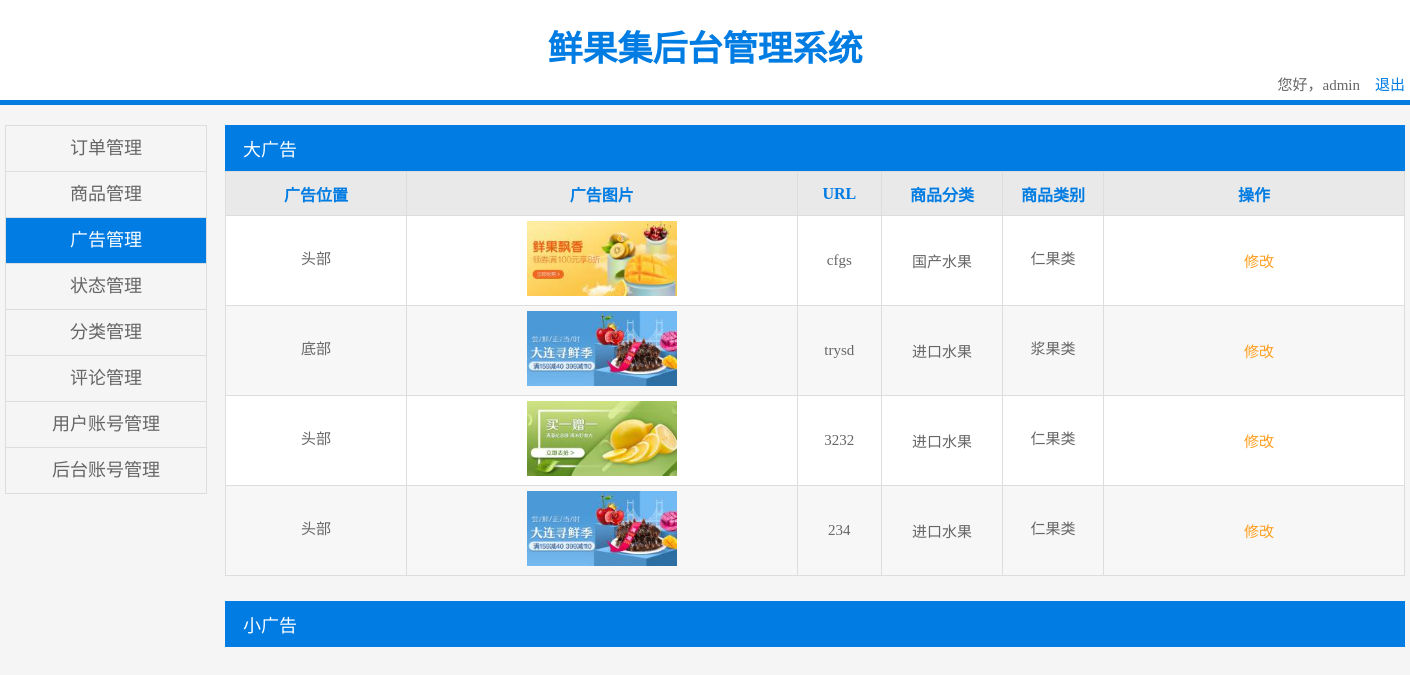
The page /admin/adv.php (signed in) on the database its author committed.
### tables this page shows
CREATE TABLE `advert` (
  `id` int(10) unsigned NOT NULL AUTO_INCREMENT,
  `img` varchar(100) NOT NULL,
  `url` varchar(100) NOT NULL,
  `pos` tinyint(4) NOT NULL,
  `class_id` int(11) NOT NULL,
  `brand_id` int(11) NOT NULL,
  `title` varchar(50) NOT NULL,
  PRIMARY KEY (`id`)
);

CREATE TABLE `class` (
  `id` int(10) unsigned NOT NULL AUTO_INCREMENT,
  `name` varchar(50) NOT NULL,
  PRIMARY KEY (`id`)
);

CREATE TABLE `brand` (
  `id` int(10) unsigned NOT NULL AUTO_INCREMENT,
  `name` varchar(50) NOT NULL,
  `class_id` int(11) NOT NULL,
  PRIMARY KEY (`id`)
);

### admin/adv.php (the view, shortened to what this page needs)
<?php
    $sql = "select advert.*, class.name cname, brand.name bname from advert, class, brand where advert.class_id=class.id and advert.brand_id=brand.id";
    $rst = mysql_query($sql);
?>
<!DOCTYPE html>
<html lang="en">
<head>
    <link href="css/public.css" type="text/css" rel="stylesheet" />
    <link href="css/adv.css" type="text/css" rel="stylesheet" />
</head>
<body>
    <div class="header">
        <div class="header_size">
            <p class="header_title">鲜果集后台管理系统 </p>
            <span class="header_exit">您好，<?php echo $_SESSION['admin_username']; ?>&nbsp;&nbsp;&nbsp; <a href="./api/logout.php" onclick="return confirm('确认退出系统吗？');">退出</a></span>
        </div>
    </div>
    <div class="content">
        <div class="con_con">
            <ul class="nav">
                <li><a href="indent_m.php">订单管理</a></li>
                <li><a href="product.php">商品管理</a></li>
                <li><a href="adv.php" class="active">广告管理</a></li>
                <li><a href="status.php">状态管理</a></li>
                <li><a href="class.php">分类管理</a></li>
                <li><a href="comment.php">评论管理</a></li>
                <li><a href="business.php">用户账号管理</a></li>
                <li><a href="admin.php">后台账号管理</a></li>
            </ul>
            <div class="right">
                <p class="ptitle" id="big" style="cursor:pointer;">&nbsp;&nbsp;&nbsp;&nbsp;大广告</p>
                <table class="details" style="margin-top:0;margin-bottom:25px;" id="table1">
                    <tr>
                        <th class="name">广告位置</th>
                        <th class="class">广告图片</th>
                        <th class="class">URL</th>
                        <th class="label">商品分类</th>
                        <th class="now">商品类别</th>
                        <th class="opret">操作</th>
                    </tr>
                     <?php while($row=mysql_fetch_assoc($rst)){ ?>
                    <tr>
                        <td class="name"><span><?php echo $row['title']; ?></span></td>
                        <td class="class">
                            <img src="../public/uploads/thumb_<?php echo $row['img']; ?>" style="width:150px;">
                        </td>
                        <td class="class"><?php echo $row['url']; ?></td>
                        <td class="label"><?php echo $row['cname']; ?></td>
                        <td class="now"><span><?php echo $row['bname']; ?></span></td>
                        <td class="opret">
                            <a href="./page/adv/update.php?id=<?php echo $row['id']; ?>">修改</a>
                        </td>
                    </tr>
                     <?php } ?>
                </table>
                <p class="ptitle" style="margin-top:25px;cursor:pointer;" id="little">&nbsp;&nbsp;&nbsp;&nbsp;小广告</p>
            </div>
        </div>
    </div>
</body>
</html>

### admin/css/public.css (style rules this page uses)
* { margin: 0; padding: 0; }
body, html { margin: 0; background-color: #f5f5f5; height: 100%; font-family: 微软雅黑; color: rgb(102, 102, 102); font-size: 15px; }
.header { width: 100%; height: 100px; line-height: 100px; background-color: #fff; margin: 0; color: #007ce3; border-bottom: 5px solid #007ce3; text-align: center; }
.header_size { width: 1400px; margin: 0 auto; display: inline-block; }
.header_size a { line-height: 10px; color: #007ce3; text-decoration: none; }
.header_exit { float: right; height: 20px; line-height: 20px; color: rgb(102, 102, 102); margin-top: -25px; }
.header .header_title { width: 688px; line-height: 100px; color: #007ce3; text-align: center; font-size: 35px; font-weight: bold; margin: 0 auto; }
.content { width: 100%; margin: 0 auto; display: inline-block; text-align: center; margin-top: 20px; margin-bottom: 50px; }
.content .con_con { width: 1400px; height: 500px; margin: 0 auto; }
.content .con_con .nav { float: left; width: 200px; border: 1px solid #deddde; font-family: 微软雅黑; border-bottom: 0; }
.content .con_con .nav li { list-style: none; width: 100%; height: 45px; text-align: center; line-height: 45px; border-bottom: 1px solid #deddde; }
.content .con_con .nav li a { display: inline-block; width: 100%; height: 100%; color: rgb(102, 102, 102); text-decoration: none; font-size: 18px; }
.content .con_con .nav li .active { color: #fff; background-color: #007ce3; }
.content .con_con .right { width: 1180px; float: right; height: 500px; margin-bottom: 50px; }
.content .con_con .right .details { border-collapse: collapse; border: 1px solid #deddde; margin-top: 20px; background-color: #fff; width: 100%; }
.content .con_con .right .details { border-collapse: collapse; border: 1px solid #deddde; margin-top: 10px; font-family: 微软雅黑; }
.content .con_con .right .details img { margin: 0 auto; margin: 5px; }
.content .con_con .right .details th { color: #007ce3; background-color: rgb(233, 233, 233); font-size: 16px; font-family: 微软雅黑; }
.content .con_con .right .details td, th { border: 1px solid #deddde; height: 43px; overflow: hidden; text-align: center; font-family: 微软雅黑; }
.content .con_con .right .details td span { min-height: 23px; max-height: 43px; overflow: hidden; padding: 0 7px; display: inline-block; }
.content .con_con .right .details a { color: rgb(254, 159, 33); text-decoration: none; font-size: 15px; width: 40px; margin-left: 10px; font-family: 微软雅黑; }

### admin/css/adv.css (style rules this page uses)
.content .con_con .right .details .name { width: 180px; }
.content .con_con .right .details .label { width: 120px; }
.content .con_con .right .details .now { width: 100px; }
.content .con_con .right .details .opret { width: 300px; }
.ptitle { width: 100%; padding: 10px 0; text-align: left; background-color: #007ce3; color: #fff; font-size: 18px; }

### rows shown on the page
advert: title "头部", img (picture), url "cfgs", class.name "国产水果", brand.name "仁果类"
advert: title "底部", img (picture), url "trysd", class.name "进口水果", brand.name "浆果类"
advert: title "头部", img (picture), url "3232", class.name "进口水果", brand.name "仁果类"
advert: title "头部", img (picture), url "234", class.name "进口水果", brand.name "仁果类"

### other values the page prints
$_SESSION['admin_username'] "admin"
